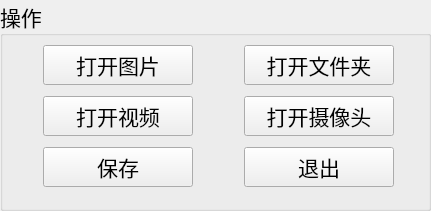
    <widget class="QGroupBox" name="groupBox_4">
     <property name="geometry">
      <rect>
       <x>0</x>
       <y>490</y>
       <width>431</width>
       <height>211</height>
      </rect>
     </property>
     <property name="font">
      <font>
       <family>华文楷体</family>
       <pointsize>16</pointsize>
      </font>
     </property>
     <property name="title">
      <string>操作</string>
     </property>
     <widget class="QWidget" name="layoutWidget">
      <property name="geometry">
       <rect>
        <x>17</x>
        <y>30</y>
        <width>430</width>
        <height>171</height>
       </rect>
      </property>
      <layout class="QFormLayout" name="formLayout">
       <property name="labelAlignment">
        <set>Qt::AlignCenter</set>
       </property>
       <property name="formAlignment">
        <set>Qt::AlignCenter</set>
       </property>
       <property name="horizontalSpacing">
        <number>51</number>
       </property>
       <property name="verticalSpacing">
        <number>11</number>
       </property>
       <property name="leftMargin">
        <number>0</number>
       </property>
       <property name="topMargin">
        <number>0</number>
       </property>
       <property name="rightMargin">
        <number>77</number>
       </property>
       <item row="0" column="1">
        <widget class="QPushButton" name="FilesBtn">
         <property name="minimumSize">
          <size>
           <width>150</width>
           <height>40</height>
          </size>
         </property>
         <property name="maximumSize">
          <size>
           <width>150</width>
           <height>40</height>
          </size>
         </property>
         <property name="font">
          <font>
           <family>宋体</family>
           <pointsize>16</pointsize>
          </font>
         </property>
         <property name="styleSheet">
          <string notr="true"/>
         </property>
         <property name="text">
          <string>打开文件夹</string>
         </property>
         <property name="icon">
          <iconset resource="ui_sources.qrc">
           <normaloff>:/icons/ui_imgs/icons/folder.png</normaloff>:/icons/ui_imgs/icons/folder.png</iconset>
         </property>
         <property name="iconSize">
          <size>
           <width>30</width>
           <height>30</height>
          </size>
         </property>
        </widget>
       </item>
       <item row="1" column="0">
        <widget class="QPushButton" name="VideoBtn">
         <property name="minimumSize">
          <size>
           <width>150</width>
           <height>40</height>
          </size>
         </property>
         <property name="maximumSize">
          <size>
           <width>150</width>
           <height>40</height>
          </size>
         </property>
         <property name="font">
          <font>
           <family>宋体</family>
           <pointsize>16</pointsize>
          </font>
         </property>
         <property name="text">
          <string>打开视频</string>
         </property>
         <property name="icon">
          <iconset resource="ui_sources.qrc">
           <normaloff>:/icons/ui_imgs/icons/video.png</normaloff>:/icons/ui_imgs/icons/video.png</iconset>
         </property>
         <property name="iconSize">
          <size>
           <width>30</width>
           <height>30</height>
          </size>
         </property>
        </widget>
       </item>
       <item row="1" column="1">
        <widget class="QPushButton" name="CapBtn">
         <property name="minimumSize">
          <size>
           <width>150</width>
           <height>40</height>
          </size>
         </property>
         <property name="maximumSize">
          <size>
           <width>150</width>
           <height>40</height>
          </size>
         </property>
         <property name="font">
          <font>
           <family>宋体</family>
           <pointsize>16</pointsize>
          </font>
         </property>
         <property name="text">
          <string>打开摄像头</string>
         </property>
         <property name="icon">
          <iconset resource="ui_sources.qrc">
           <normaloff>:/icons/ui_imgs/icons/camera.png</normaloff>:/icons/ui_imgs/icons/camera.png</iconset>
         </property>
         <property name="iconSize">
          <size>
           <width>30</width>
           <height>30</height>
          </size>
         </property>
        </widget>
       </item>
       <item row="2" column="0">
        <widget class="QPushButton" name="SaveBtn">
         <property name="minimumSize">
          <size>
           <width>150</width>
           <height>40</height>
          </size>
         </property>
         <property name="maximumSize">
          <size>
           <width>150</width>
           <height>40</height>
          </size>
         </property>
         <property name="font">
          <font>
           <family>宋体</family>
           <pointsize>16</pointsize>
          </font>
         </property>
         <property name="text">
          <string>保存</string>
         </property>
         <property name="icon">
          <iconset resource="ui_sources.qrc">
           <normaloff>:/icons/ui_imgs/icons/保存.png</normaloff>:/icons/ui_imgs/icons/保存.png</iconset>
         </property>
         <property name="iconSize">
          <size>
           <width>30</width>
           <height>30</height>
          </size>
         </property>
        </widget>
       </item>
       <item row="2" column="1">
        <widget class="QPushButton" name="ExitBtn">
         <property name="minimumSize">
          <size>
           <width>150</width>
           <height>40</height>
          </size>
         </property>
         <property name="maximumSize">
          <size>
           <width>150</width>
           <height>40</height>
          </size>
         </property>
         <property name="font">
          <font>
           <family>宋体</family>
           <pointsize>16</pointsize>
          </font>
         </property>
         <property name="text">
          <string>退出</string>
         </property>
         <property name="icon">
          <iconset resource="ui_sources.qrc">
           <normaloff>:/icons/ui_imgs/icons/退出.png</normaloff>:/icons/ui_imgs/icons/退出.png</iconset>
         </property>
         <property name="iconSize">
          <size>
           <width>30</width>
           <height>30</height>
          </size>
         </property>
        </widget>
       </item>
       <item row="0" column="0">
        <widget class="QPushButton" name="PicBtn">
         <property name="minimumSize">
          <size>
           <width>150</width>
           <height>40</height>
          </size>
         </property>
         <property name="maximumSize">
          <size>
           <width>150</width>
           <height>40</height>
          </size>
         </property>
         <property name="font">
          <font>
           <family>宋体</family>
           <pointsize>16</pointsize>
          </font>
         </property>
         <property name="styleSheet">
          <string notr="true"/>
         </property>
         <property name="text">
          <string>打开图片</string>
         </property>
         <property name="icon">
          <iconset resource="ui_sources.qrc">
           <normaloff>:/icons/ui_imgs/icons/img.png</normaloff>:/icons/ui_imgs/icons/img.png</iconset>
         </property>
         <property name="iconSize">
          <size>
           <width>30</width>
           <height>30</height>
          </size>
         </property>
        </widget>
       </item>
      </layout>
     </widget>
    </widget>
